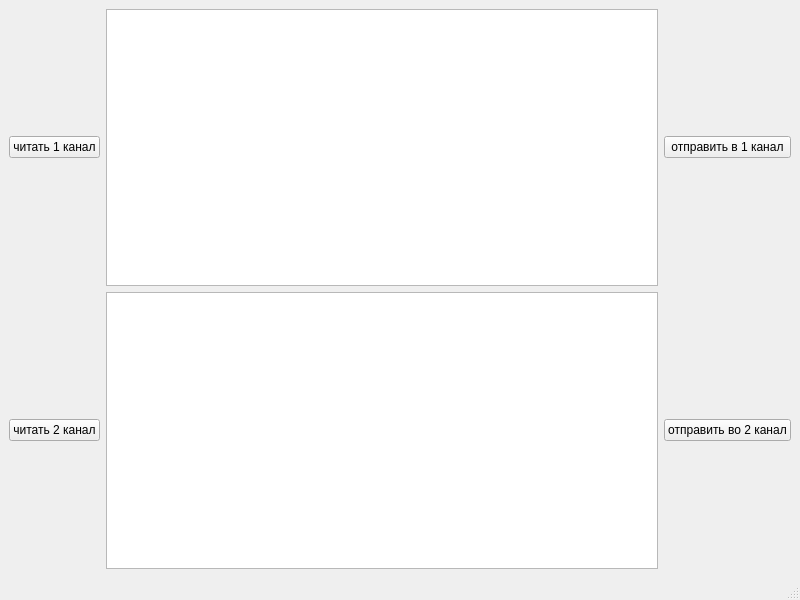
<?xml version="1.0" encoding="UTF-8"?>
<ui version="4.0">
 <class>MainWindow</class>
 <widget class="QMainWindow" name="MainWindow">
  <property name="geometry">
   <rect>
    <x>0</x>
    <y>0</y>
    <width>800</width>
    <height>600</height>
   </rect>
  </property>
  <property name="windowTitle">
   <string>MainWindow</string>
  </property>
  <widget class="QWidget" name="centralwidget">
   <layout class="QGridLayout" name="gridLayout">
    <item row="0" column="0">
     <widget class="QPushButton" name="read1_btn">
      <property name="text">
       <string>читать 1 канал</string>
      </property>
     </widget>
    </item>
    <item row="0" column="1">
     <widget class="QTextBrowser" name="textBrowser_1"/>
    </item>
    <item row="0" column="2">
     <widget class="QPushButton" name="send1_btn">
      <property name="text">
       <string>отправить в 1 канал</string>
      </property>
     </widget>
    </item>
    <item row="1" column="0">
     <widget class="QPushButton" name="read2_btn">
      <property name="text">
       <string>читать 2 канал</string>
      </property>
     </widget>
    </item>
    <item row="1" column="1">
     <widget class="QTextBrowser" name="textBrowser_2"/>
    </item>
    <item row="1" column="2">
     <widget class="QPushButton" name="send2_btn">
      <property name="text">
       <string>отправить во 2 канал</string>
      </property>
     </widget>
    </item>
   </layout>
  </widget>
  <widget class="QStatusBar" name="statusbar"/>
 </widget>
 <resources/>
 <connections/>
</ui>
